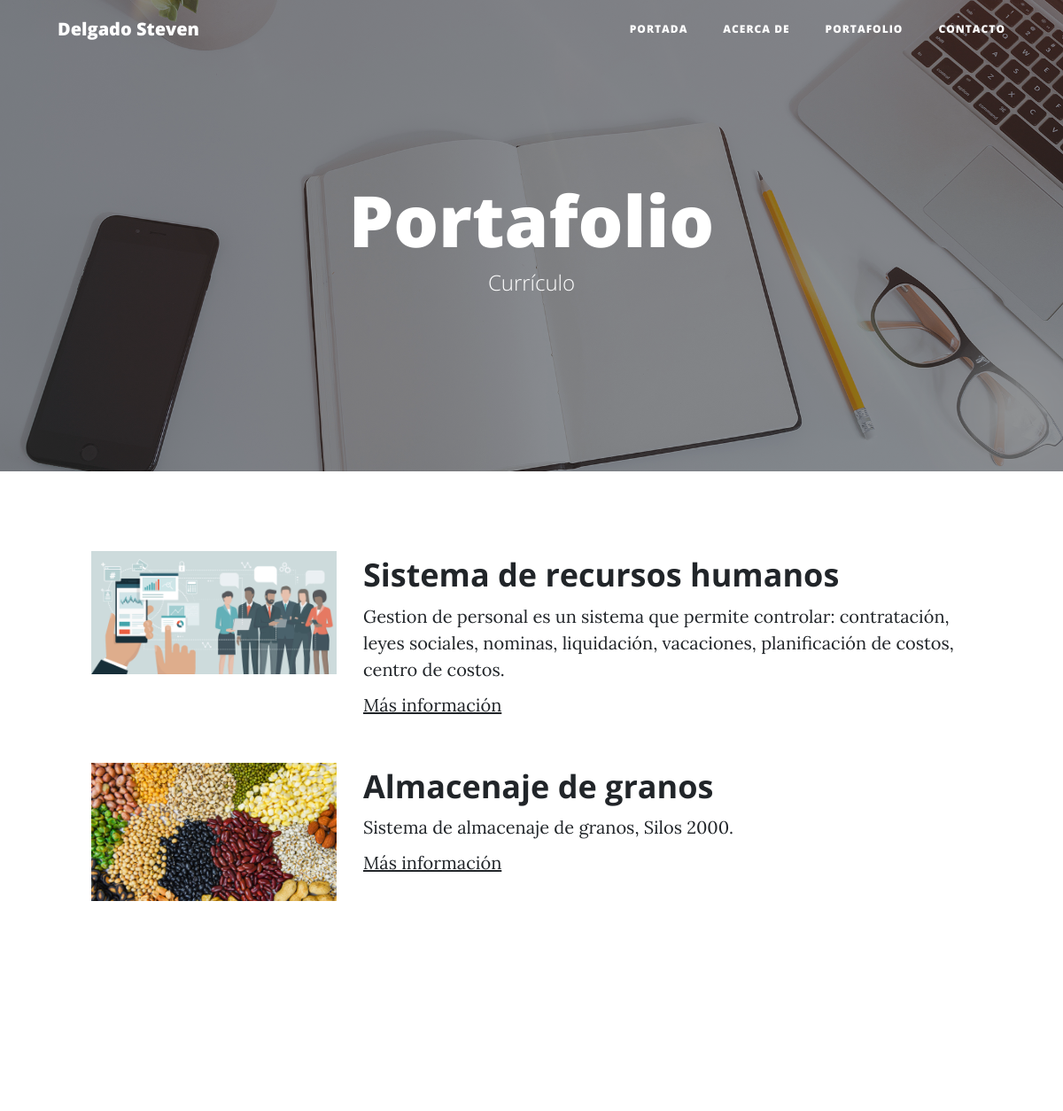
The page /portfolio/ on the database its author committed.
### portfolio/models.py (models this page shows, shortened)
class Project(models.Model):
    title = models.CharField(max_length=200, verbose_name = "titulo")
    description = models.TextField(verbose_name = "descripción")
    image = models.ImageField(verbose_name = "imagén", upload_to="projects")
    create = models.DateTimeField(auto_now_add= True,verbose_name = "Fecha de creación")
    update = models.DateTimeField(auto_now= True, verbose_name = "Fecha de última actualización")
    Referencia = models.URLField(max_length=200,null= True, blank=True)
    class Meta:
        verbose_name = "Proyecto"
        verbose_name_plural = "Proyectos"
        ordering = ["-create"]

### portfolio/views.py (the view)
def portfolio(request):
    Projects = Project.objects.all()
    return render(request,"portfolio/portfolio.html", {'Projects' : Projects})

### portfolio/templates/portfolio/portfolio.html (shortened to what this page needs)
{% extends 'core/base.html' %}
{% block background %} {% load static %} {% static 'core/img/portfolio-bg.jpg' %} {% endblock %}
{% block headers %}
    <h1>Portafolio</h1>
	<span class="subheading">Currículo</span>
{%endblock%}
{% block content %}
	{% for Project in Projects%}
				<div class="row project">
					<div class="col-lg-3 col-md-4 offset-lg-1">
						<img class="img-fluid" src="{{Project.image.url}} " alt="">
					</div>
					<div class="col-lg-7 col-md-8">
						<h2 class="section-heading title">{{Project.title}}</h2>
					<p>{{Project.description}}</p>
					<p><a
					href="http://google.com"
					{%if hred.path != "" %}
					> Más información
					{% endif %}
					</a></p>
					</div>
				</div>
				{%endfor%}
{% endblock %}

### core/templates/core/base.html (shortened to what this page needs)
<!DOCTYPE html>
<html lang="es">
  <head>
  {% load static %}
    <link href="{% static 'core/vendor/bootstrap/css/bootstrap.min.css'%}" rel="stylesheet">
    <link href="{% static 'core/vendor/font-awesome/css/font-awesome.min.css'%} " rel="stylesheet" type="text/css">
    <link href="{% static 'core/css/clean-blog.min.css'%} " rel="stylesheet">
  </head>
  <body>
    <nav class="navbar navbar-expand-lg navbar-light fixed-top" id="mainNav">
      <div class="container">
        <a class="navbar-brand" href="{% url 'home' %}">Delgado Steven</a>
        <div class="collapse navbar-collapse" id="navbarResponsive">
          <ul class="navbar-nav ml-auto">
            <li class="nav-item">
              <a class="nav-link" href="{% url 'home' %}">Portada</a>
            </li>
            <li class="nav-item">
              <a class="nav-link" href="{% url 'about' %}">Acerca de</a>
            </li>
            <li class="nav-item">
              <a class="nav-link" href="{% url 'portfolio' %}">Portafolio</a>
            </li>
            <li class="nav-item">
              <a class="nav-link" href="{% url 'contact' %}">Contacto</a>
            </li>
          </ul>
        </div>
      </div>
    </nav>
    <header class="masthead" style="background-image: url(' {% block background %} {%endblock%} ' ) ">
      <div class="overlay"></div>
      <div class="container">
        <div class="row">
          <div class="col-lg-8 col-md-10 mx-auto">
            <div class="site-heading">
                {% block headers %}   {%endblock%}
            </div>
          </div>
        </div>
      </div>
    </header>
    {%block content%}  {% endblock %}
    {%if request.path != "/" %} <hr> {% endif %}
    <footer>
      <div class="container">
        <div class="row">
          <div class="col-lg-8 col-md-10 mx-auto">
            <ul class="list-inline text-center">
              <li class="list-inline-item">
                <a href="#">
                  <span class="fa-stack fa-lg">
                    <i class="fa fa-circle fa-stack-2x"></i>
                    <i class="fa fa-envelope fa-stack-1x fa-inverse"></i>
                  </span>
                </a>
              </li>
              <li class="list-inline-item">
                <a href="#">
                  <span class="fa-stack fa-lg">
                    <i class="fa fa-circle fa-stack-2x"></i>
                    <i class="fa fa-github fa-stack-1x fa-inverse"></i>
                  </span>
                </a>
              </li>
              <li class="list-inline-item">
                <a href="#">
                  <span class="fa-stack fa-lg">
                    <i class="fa fa-circle fa-stack-2x"></i>
                    <i class="fa fa-youtube fa-stack-1x fa-inverse"></i>
                  </span>
                </a>
              </li>
            </ul>
          </div>
        </div>
      </div>
    </footer>
  </body>
</html>

### rows shown on the page
Project: image (picture), title "Sistema de recursos humanos", description "Gestion de personal es un sistema que permite controlar: contratación, leyes sociales, nominas, liquidación, vacaciones, planificación de costos, centro de costos."
Project: image (picture), title "Almacenaje de granos", description "Sistema de almacenaje de granos, Silos 2000."
